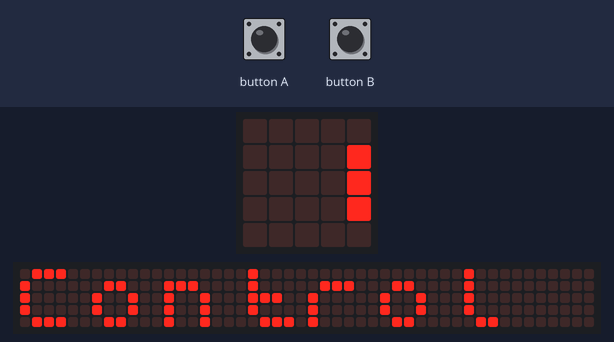
The program below on a simulated BBC micro:bit (MakeCode). On the bench: the board's 5×5 LED display, a strip that is not on the board, showing the scrolling text unrolled. The test bench sets the inputs (shaded band). No radio messages arrive unless stated (any console line starting 'radio sent:' is added by the test bench); the 48×5 strip is a reading aid, not a part: it shows the text the display is scrolling, unrolled, one strip-width of it at a time; what the program prints to the serial console is not drawn.

Above: at 0.2 s.
At 0.7 s:
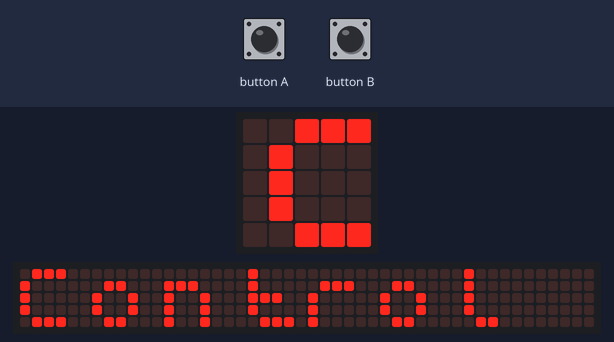
At 6.8 s:
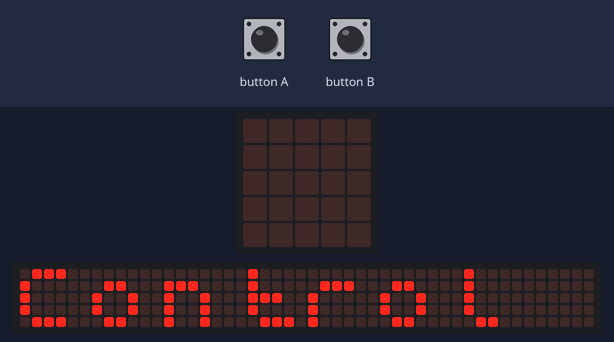
8.5 s: button A pressed for 0.15 s
Timing chart, 0 to 11.5 s (numbered marks = the images above; inputs shaded):
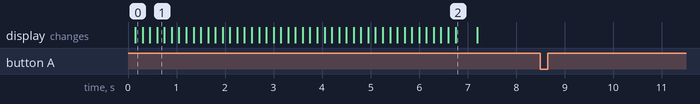

The program:

main.ts
```typescript
// (licence header left out)
//set radio group
radio.setGroup(41)
basic.showString("Control")

input.onButtonPressed(Button.A, function () {
    radio.sendNumber(1)
})

input.onButtonPressed(Button.B, function () {
    radio.sendNumber(2)
})
```

Measured:
- after the input at 8.5 s, every drawn part: stays the same
- what the display in image 2 shows lasts 0.4 s, from 6.8 s to 7.2 s
